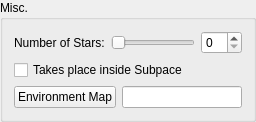
      <widget class="QGroupBox" name="groupBox_7">
       <property name="title">
        <string>Misc.</string>
       </property>
       <layout class="QVBoxLayout" name="verticalLayout_7">
        <item>
         <layout class="QGridLayout" name="gridLayout_12">
          <item row="0" column="0">
           <widget class="QLabel" name="label_29">
            <property name="text">
             <string>Number of Stars:</string>
            </property>
           </widget>
          </item>
          <item row="0" column="1">
           <widget class="QSlider" name="horizontalSlider_4">
            <property name="orientation">
             <enum>Qt::Horizontal</enum>
            </property>
           </widget>
          </item>
          <item row="0" column="2">
           <widget class="QSpinBox" name="spinBox_4"/>
          </item>
         </layout>
        </item>
        <item>
         <widget class="QCheckBox" name="checkBox_15">
          <property name="text">
           <string>Takes place inside Subpace</string>
          </property>
         </widget>
        </item>
        <item>
         <layout class="QFormLayout" name="formLayout_7">
          <item row="0" column="0">
           <widget class="QPushButton" name="pushButton_8">
            <property name="text">
             <string>Environment Map</string>
            </property>
           </widget>
          </item>
          <item row="0" column="1">
           <widget class="QLineEdit" name="lineEdit_3"/>
          </item>
         </layout>
        </item>
       </layout>
      </widget>
